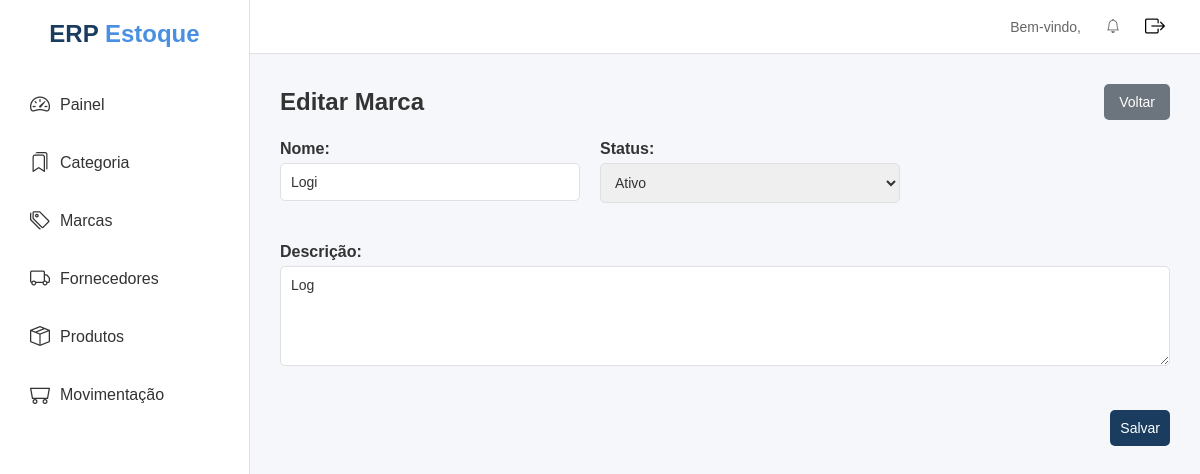
/Marca/1/atualizar/, run on the app's committed database.
### apps/marcas/models.py (models this page shows, shortened)
class Marca(models.Model):
    nome = models.CharField(max_length=500)
    descricao = models.TextField(null=True, blank=True)
    status = models.BooleanField(default=True)
    created_at = models.DateTimeField(auto_now_add=True)
    updated_at = models.DateTimeField(auto_now=True)
    class Meta:
        ordering = ['nome']

### apps/marcas/views.py (the view)
# urls.py: path('Marca/<int:pk>/atualizar/', MarcaUpdateView.as_view(), name='marca_form'),
class MarcaUpdateView(UpdateView):
    model = Marca
    template_name = 'marcas/marca_edit.html'
    form_class = MarcaForm
    success_url = reverse_lazy('marcas:marca_list')

### apps/marcas/forms.py
class MarcaForm(forms.ModelForm):
    class Meta:
        model = Marca
        fields = ['nome', 'status', 'descricao']
        widgets = {
            'nome': forms.TextInput(attrs={'class': 'form-control'}),
            'status': forms.Select(attrs={'class': 'form-control'}, choices=STATUS_CHOICE),
            'descricao': forms.Textarea(attrs={'class': 'form-control', 'rows': 3}),
        }
        labels = {
            'nome': 'Nome',
            'status': 'Status',
            'descricao': 'Descrição',
        }

### apps/notificacao/context_processors.py (called while the page is built)
def notificacoes(request):
    return {
        'notificacoes': Notificacao.objects.filter(lida=False)
    }

### apps/templates/marcas/marca_edit.html (shortened to what this page needs)
{% extends 'layouts/base.html' %}
{% block conteudo %}
<div class="content">
    <div class="page-header">
        <h1>{% if marca %}Editar Marca{% else %}Nova Marca{% endif %}</h1>
        <a href="{% url 'marcas:marca_list' %}" class="btn btn-secondary">Voltar</a>
    </div>
    <form method="post">
        <div class="form-grid">
            <div class="form-group">
                {{ form.nome.label_tag }}
                {{ form.nome }}
            </div>
            <div class="form-group">
                {{ form.status.label_tag }}
                {{ form.status }}
            </div>
            <div class="form-group full-width">
                {{ form.descricao.label_tag }}
                {{ form.descricao }}
            </div>
        </div>
        <div class="form-actions">
            <button type="submit" class="btn btn-primary">Salvar</button>
        </div>
    </form>
</div>
{% endblock %}

### apps/static/assets/css/style.css (style rules this page uses)
* { margin: 0; padding: 0; box-sizing: border-box; font-family: Arial, sans-serif; }
body { background-color: #f5f7fa; }
.content { padding: 30px; }
.content h1 { font-size: 24px; color: #333; }
.page-header { display: flex; justify-content: space-between; align-items: center; margin-bottom: 20px; }
.form-group { margin-bottom: 20px; }
.form-group label { display: block; margin-bottom: 5px; font-weight: 600; color: #333; }
.form-control { width: 100%; padding: 10px; border: 1px solid #e0e0e0; border-radius: 5px; font-size: 14px; color: #333; }
textarea.form-control { min-height: 100px; resize: vertical; }
.btn { padding: 10px 15px; border: none; border-radius: 5px; font-size: 14px; cursor: pointer; text-decoration: none; display: inline-block; }
.btn-primary { background-color: #1a73e8; color: #fff; }
.btn-secondary { background-color: #6c757d; color: #fff; }
.btn-primary { background-color: #1a3c5e; border: none; border-radius: 5px; padding: 10px; font-weight: 500; }
.form-grid { display: flex; flex-wrap: wrap; gap: 20px; }
.form-grid .form-group { flex: 1; min-width: 200px; max-width: 300px; }
.form-grid .form-group.full-width { flex: 0 0 100%; max-width: 100%; }
.form-actions { display: flex; justify-content: flex-end; margin-top: 20px; }

### data on the page
Marca: nome "Logi", status "Ativo", descricao "Log"
